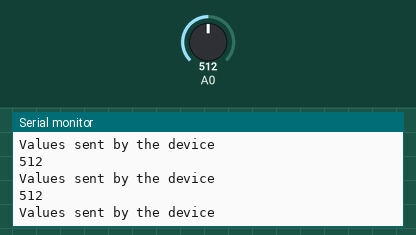
Recording of a sketch running on a simulated Arduino Uno, built for the host (arithmetic inside an expression is 32-bit, double 64-bit). Parts: the last lines printed to the serial monitor. The test bench sets the inputs (shaded band); at power-on: A0 = 512.

Above: at 2.7 s.
2.8 s: A0 set to 716
At 3.8 s:
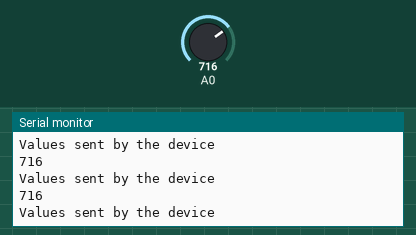
4.3 s: A0 set to 900
At 5.2 s:
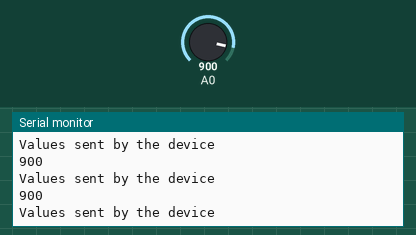
Timing chart, 0 to 7.3 s (numbered marks = the images above; inputs shaded):
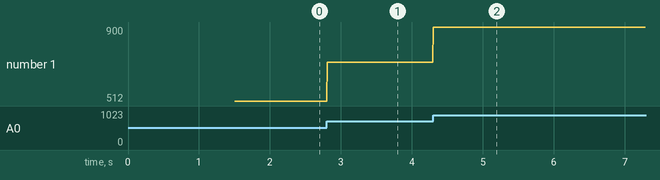

The sketch:

Ubidots_conection.ino
```cpp
#include <Ubidots.h>

//Completamente personales
const char* UBIDOTS_TOKEN = "";
const char* WIFI_SSID = "";
const char* WIFI_PASS = "";

Ubidots ubidots(UBIDOTS_TOKEN, UBI_HTTP);

int var_pot;

void setup() {
  Serial.begin(115200);
  ubidots.wifiConnect(WIFI_SSID, WIFI_PASS);
  var_pot = 0;
}

void loop() {

  var_pot = analogRead(A0);
  Serial.println(var_pot);

  ubidots.add("var_pot", var_pot);

  bool bufferSent = false;

  bufferSent = ubidots.send();

  if(bufferSent) {
    Serial.println("Values sent by the device");
  }

  delay(10);


}
```

Measured:
- after the input at 2.8 s, the serial monitor: prints a new line at once (image 1)
- after the input at 4.3 s, the serial monitor: prints a new line at once (image 2)
- plotted number 1: 512 → 716 after the input at 2.8 s, 716 → 900 after the input at 4.3 s
